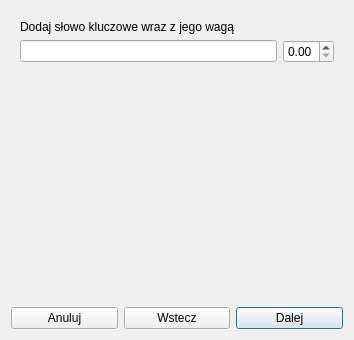
<?xml version="1.0" encoding="UTF-8"?>
<ui version="4.0">
 <class>AddQuestionDialog</class>
 <widget class="QDialog" name="AddQuestionDialog">
  <property name="geometry">
   <rect>
    <x>0</x>
    <y>0</y>
    <width>354</width>
    <height>340</height>
   </rect>
  </property>
  <property name="windowTitle">
   <string>Definicja nowego pytania</string>
  </property>
  <layout class="QGridLayout" name="gridLayout_4">
   <item row="1" column="2">
    <widget class="QPushButton" name="m_pNextButton">
     <property name="text">
      <string>Dalej</string>
     </property>
    </widget>
   </item>
   <item row="0" column="0" colspan="3">
    <widget class="QStackedWidget" name="m_pQuestionTypeStackedWidget">
     <property name="currentIndex">
      <number>4</number>
     </property>
     <widget class="QWidget" name="typePage">
      <layout class="QGridLayout" name="gridLayout_3">
       <item row="0" column="0">
        <widget class="QGroupBox" name="groupBox">
         <property name="title">
          <string>Proszę wybrać rodzaj pytania</string>
         </property>
         <layout class="QGridLayout" name="gridLayout_8">
          <item row="0" column="0">
           <widget class="QRadioButton" name="m_pOpenQuestionRadioButton">
            <property name="text">
             <string>pytanie otwarte</string>
            </property>
           </widget>
          </item>
          <item row="1" column="0">
           <widget class="QRadioButton" name="m_pCloseQuestionRadioButton">
            <property name="text">
             <string>pytanie zamknięte</string>
            </property>
           </widget>
          </item>
          <item row="2" column="0">
           <spacer name="verticalSpacer_2">
            <property name="orientation">
             <enum>Qt::Vertical</enum>
            </property>
            <property name="sizeHint" stdset="0">
             <size>
              <width>20</width>
              <height>40</height>
             </size>
            </property>
           </spacer>
          </item>
         </layout>
        </widget>
       </item>
      </layout>
     </widget>
     <widget class="QWidget" name="categoryPage">
      <layout class="QGridLayout" name="gridLayout_5">
       <item row="1" column="0">
        <widget class="QComboBox" name="m_pCategoryComboBox"/>
       </item>
       <item row="0" column="0">
        <widget class="QLabel" name="label_2">
         <property name="text">
          <string>Proszę wybrać kategorię pytania.</string>
         </property>
        </widget>
       </item>
       <item row="2" column="0">
        <spacer name="verticalSpacer">
         <property name="orientation">
          <enum>Qt::Vertical</enum>
         </property>
         <property name="sizeHint" stdset="0">
          <size>
           <width>20</width>
           <height>40</height>
          </size>
         </property>
        </spacer>
       </item>
      </layout>
     </widget>
     <widget class="QWidget" name="textPage">
      <layout class="QGridLayout" name="gridLayout">
       <item row="0" column="0">
        <widget class="QLabel" name="label">
         <property name="text">
          <string>Proszę wpisać treść pytania</string>
         </property>
        </widget>
       </item>
       <item row="1" column="0">
        <widget class="QTextEdit" name="m_pQuestionTextEdit"/>
       </item>
       <item row="2" column="0">
        <widget class="QPushButton" name="m_pSummarizeButton">
         <property name="text">
          <string>Podsumowanie</string>
         </property>
        </widget>
       </item>
      </layout>
     </widget>
     <widget class="QWidget" name="answerPage">
      <layout class="QGridLayout" name="gridLayout_2">
       <item row="0" column="0">
        <widget class="QLabel" name="label_4">
         <property name="text">
          <string>Proszę podać odpowiedź zamkniętą do pytania</string>
         </property>
        </widget>
       </item>
       <item row="1" column="0">
        <widget class="QTextEdit" name="m_pAnswerTextEdit"/>
       </item>
      </layout>
     </widget>
     <widget class="QWidget" name="keyWordPage">
      <layout class="QGridLayout" name="gridLayout_6">
       <item row="1" column="0">
        <layout class="QHBoxLayout" name="horizontalLayout">
         <item>
          <widget class="QLineEdit" name="m_pKeyWordLineEdit"/>
         </item>
         <item>
          <widget class="QDoubleSpinBox" name="m_pKeyWordWeightSpinBox">
           <property name="maximum">
            <double>1.000000000000000</double>
           </property>
           <property name="singleStep">
            <double>0.100000000000000</double>
           </property>
          </widget>
         </item>
        </layout>
       </item>
       <item row="0" column="0">
        <widget class="QLabel" name="label_5">
         <property name="text">
          <string>Dodaj słowo kluczowe wraz z jego wagą</string>
         </property>
        </widget>
       </item>
       <item row="2" column="0">
        <spacer name="verticalSpacer_3">
         <property name="orientation">
          <enum>Qt::Vertical</enum>
         </property>
         <property name="sizeHint" stdset="0">
          <size>
           <width>20</width>
           <height>40</height>
          </size>
         </property>
        </spacer>
       </item>
      </layout>
     </widget>
     <widget class="QWidget" name="resultsPage">
      <layout class="QGridLayout" name="gridLayout_7">
       <item row="0" column="0">
        <widget class="QLabel" name="m_pQuestionTextLabel">
         <property name="text">
          <string>Tekst</string>
         </property>
        </widget>
       </item>
       <item row="3" column="0">
        <widget class="QPushButton" name="m_pRemoveButton">
         <property name="text">
          <string>Usuń</string>
         </property>
        </widget>
       </item>
       <item row="3" column="2">
        <widget class="QPushButton" name="m_pEditButton">
         <property name="text">
          <string>Edytuj</string>
         </property>
        </widget>
       </item>
       <item row="2" column="0" colspan="3">
        <widget class="QListWidget" name="m_pAnswersListWidget"/>
       </item>
       <item row="1" column="0">
        <widget class="QLabel" name="m_pCategoryLabel">
         <property name="text">
          <string>Category</string>
         </property>
        </widget>
       </item>
      </layout>
     </widget>
    </widget>
   </item>
   <item row="1" column="0">
    <widget class="QPushButton" name="m_pAnulujButton">
     <property name="text">
      <string>Anuluj</string>
     </property>
    </widget>
   </item>
   <item row="1" column="1">
    <widget class="QPushButton" name="m_pBackButton">
     <property name="text">
      <string>Wstecz</string>
     </property>
    </widget>
   </item>
  </layout>
 </widget>
 <resources/>
 <connections/>
</ui>
